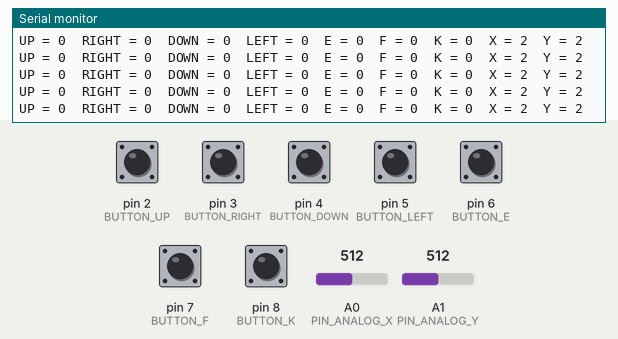
The sketch below on a simulated Arduino Uno, built with avr-gcc and run on an emulated ATmega328P. On the bench: the last lines printed to the serial monitor. Inputs (shaded band) come from the test bench; at power-on: pin 2 (BUTTON_UP), pin 3 (BUTTON_RIGHT), pin 4 (BUTTON_DOWN), pin 5 (BUTTON_LEFT), pin 6 (BUTTON_E), pin 7 (BUTTON_F), pin 8 (BUTTON_K) HIGH, A0 (PIN_ANALOG_X) = 512, A1 (PIN_ANALOG_Y) = 512.

Above: at 1.2 s.
1.3 s: A0 (PIN_ANALOG_X) set to 486
At 1.32 s:
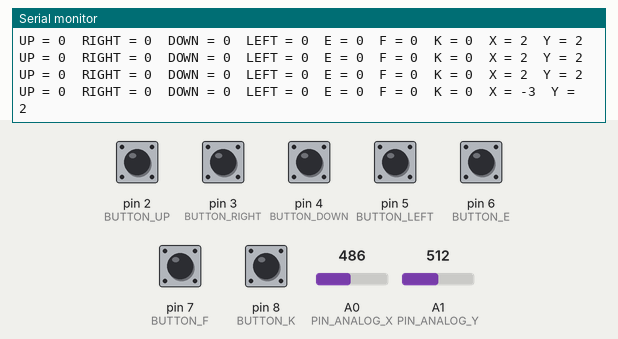
4.3 s: A1 (PIN_ANALOG_Y) set to 484
At 4.4 s:
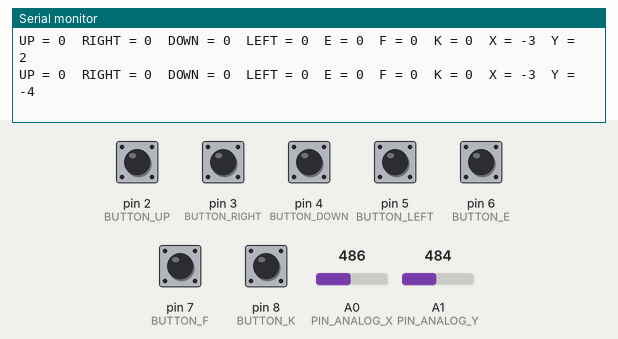

Measured:
- after the input at 1.3 s, the serial monitor: prints a new line at once (image 1)
- after the input at 4.3 s, the serial monitor: prints a new line after 0.09 s (image 2)

The sketch:

joystick_shield.c.ino
```cpp
#define BUTTON_UP 2
#define BUTTON_RIGHT 3
#define BUTTON_DOWN 4
#define BUTTON_LEFT 5
#define BUTTON_E 6
#define BUTTON_F 7
#define BUTTON_K 8
#define PIN_ANALOG_X 0
#define PIN_ANALOG_Y 1

#define DELAY 100
const uint8_t   OFF     = HIGH;
const uint8_t   ON      = LOW;

void setup() {

 Serial.begin(9600);
 // to enable pull up resistors first write pin mode
 // and then make that pin HIGH
 pinMode(BUTTON_UP, INPUT);
 digitalWrite(BUTTON_UP, HIGH);

 pinMode(BUTTON_RIGHT, INPUT);
 digitalWrite(BUTTON_RIGHT, HIGH);

 pinMode(BUTTON_DOWN, INPUT);
 digitalWrite(BUTTON_DOWN, HIGH);

 pinMode(BUTTON_LEFT, INPUT);
 digitalWrite(BUTTON_LEFT, HIGH);

 pinMode(BUTTON_E, INPUT);
 digitalWrite(BUTTON_E, HIGH);

 pinMode(BUTTON_F, INPUT);
 digitalWrite(BUTTON_F, HIGH);

  pinMode(BUTTON_K, INPUT);
 digitalWrite(BUTTON_K, HIGH);

}
//Reverses a buttons reading, to make it more readable
int rBtn(int btn){
return (btn==0)?1:0;
}

void loop() {
  int btnUpVal = digitalRead(BUTTON_UP);
  int btnRightVal = digitalRead(BUTTON_RIGHT);
  int btnDownVal = digitalRead(BUTTON_DOWN);
  int btnLeftVal = digitalRead(BUTTON_LEFT);
  int btnEVal = digitalRead(BUTTON_E);
  int btnFVal = digitalRead(BUTTON_F);
  int btnKVal = digitalRead(BUTTON_K);
  int joyXVal = map(analogRead(PIN_ANALOG_X),0, 1000, -100, 100);
  int joyYVal = map(analogRead(PIN_ANALOG_Y),0, 1000, -100, 100);

  Serial.print("UP = "), Serial.print(rBtn(btnUpVal)),Serial.print("\t");
  Serial.print("RIGHT = "), Serial.print(rBtn(btnRightVal)),Serial.print("\t");
  Serial.print("DOWN = "), Serial.print(rBtn(btnDownVal)),Serial.print("\t");
  Serial.print("LEFT = "), Serial.print(rBtn(btnLeftVal)),Serial.print("\t");
  Serial.print("E = "), Serial.print(rBtn(btnEVal)),Serial.print("\t");
  Serial.print("F = "), Serial.print(rBtn(btnFVal)),Serial.print("\t");
  Serial.print("K = "), Serial.print(rBtn(btnKVal)),Serial.print("\t");
  Serial.print("X = "), Serial.print(joyXVal),Serial.print("\t");
  Serial.print("Y = "), Serial.println(joyYVal);

  delay(DELAY);
}
```
